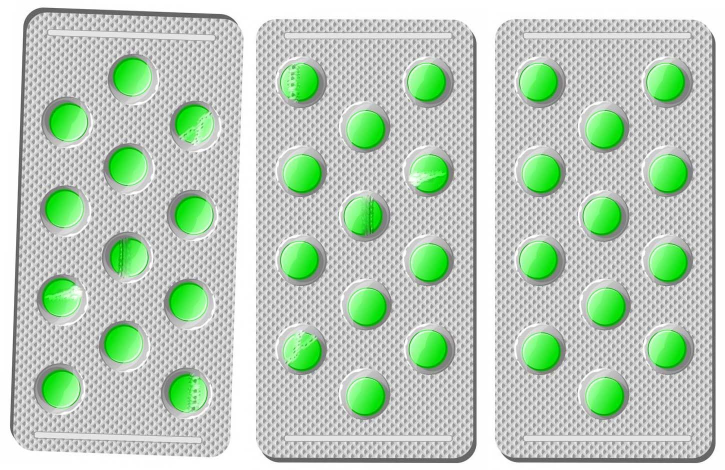
#> input picture image/pill_3.jpg, 1449 x 939 px, found by its file name (shown at 1/2 size)
$ python rgb_mask.py
#> lines starting #> are read from the running program, lines starting #| are printed output that depends on the picture; after the words box and inside, x2 and y2 are one past the last pixel; in counts of white or black regions, pixels touching at a corner belong together
import numpy as np
import matplotlib
matplotlib.use('TkAgg')  # case does not matter tkaGg, TkAgg will do
import matplotlib.pyplot as plt
import cv2
from mpl_toolkits.mplot3d import Axes3D
from matplotlib import cm
from matplotlib import colors

img2=cv2.imread('pill_3.jpg')
#> img2 is the input picture: shape (939, 1449, 3); mean B, G, R 186.3, 205.5, 186.2
img2 = cv2.cvtColor(img2, cv2.COLOR_BGR2RGB)
img = cv2.imread('pill_3.jpg')
img = cv2.cvtColor(img, cv2.COLOR_BGR2RGB)
# [6 lines of commented-out code are left out]

pixel_colors = img.reshape((np.shape(img)[0]*np.shape(img)[1], 3))
norm = colors.Normalize(vmin=-1.,vmax=1.)
norm.autoscale(pixel_colors)
pixel_colors = norm(pixel_colors).tolist()
#> pixel_colors = 1360611 items

hsv_img = cv2.cvtColor(img, cv2.COLOR_RGB2HSV)
#> hsv_img: shape (939, 1449, 3); mean H, S, V 14.9, 23, 205.7
h, s, v = cv2.split(hsv_img)
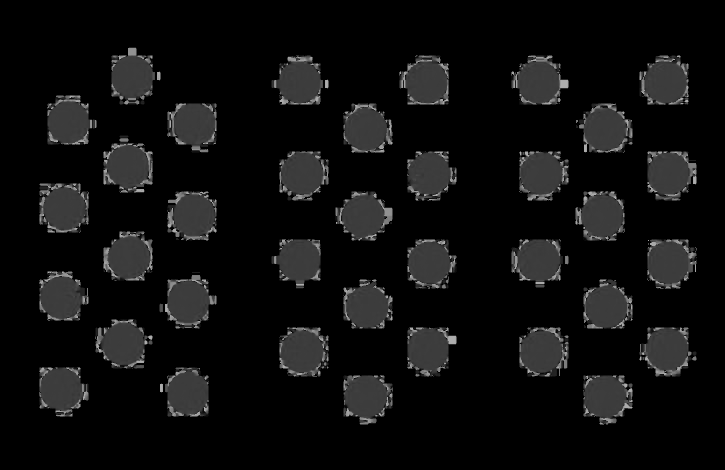
#> h: shape (939, 1449) (shown at 1/2 size); min 0, max 178, mean 14.9
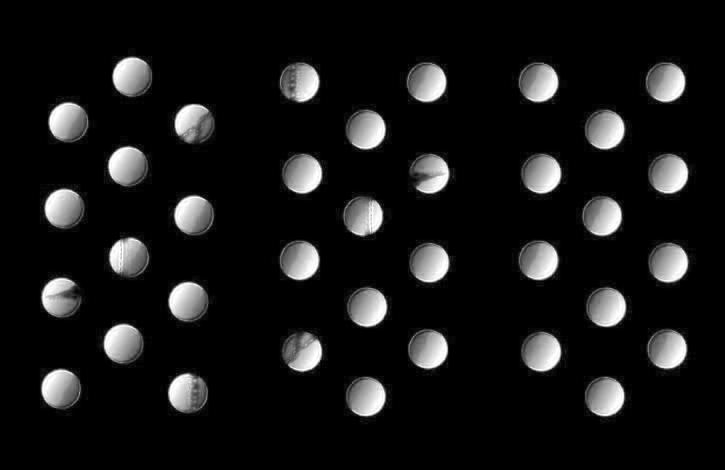
#> s: shape (939, 1449) (shown at 1/2 size); min 0, max 255, mean 23
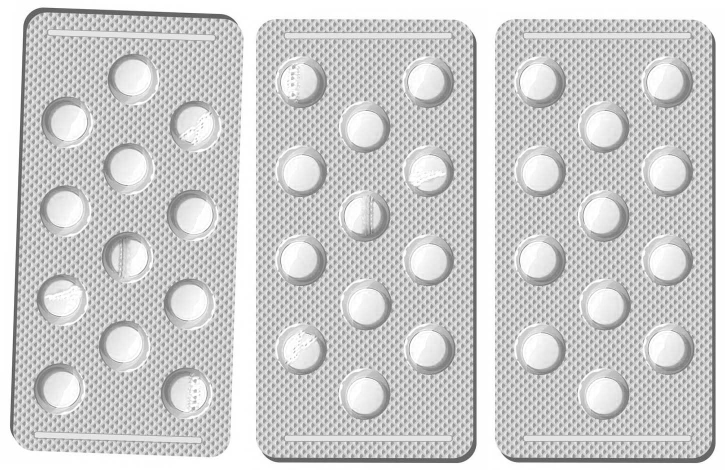
#> v: shape (939, 1449) (shown at 1/2 size); min 70, max 255, mean 205.7
fig = plt.figure()
axis = fig.add_subplot(1, 1, 1, projection="3d")

# [5 lines of commented-out code are left out]


light_green = (50 , 30 , 125)
dark_green = (80 , 255 , 255)
mask_green = cv2.inRange(hsv_img, light_green, dark_green)
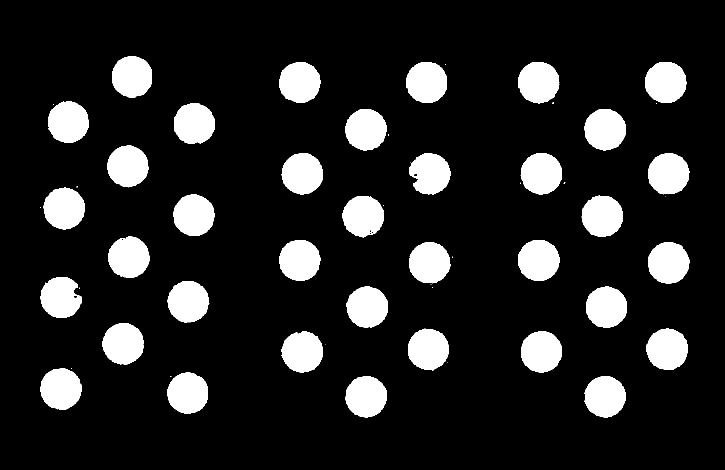
#> mask_green: shape (939, 1449) (shown at 1/2 size); 14.1% white; 56 white regions (20 under 20 px), largest, box (x1, y1, x2, y2) and area: (1169, 218, 1252, 301) 5379, (1293, 657, 1376, 740) 5371, (1296, 484, 1379, 567) 5366
result_green = cv2.bitwise_and(img, img, mask=mask_green)
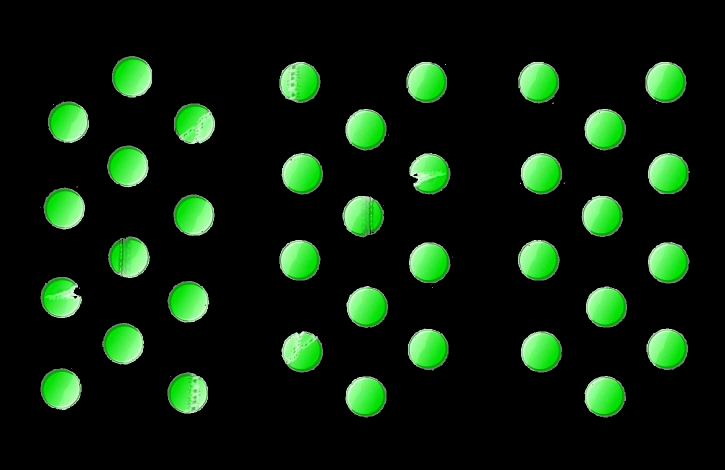
#> result_green: shape (939, 1449, 3) (shown at 1/2 size); mean R, G, B 12.2, 31.5, 12.3
edges = cv2.Canny(result_green,170,255)
#> edges: shape (939, 1449); 1.8% white in thin lines or dots, all inside (x1, y1, x2, y2) = (80, 112, 1380, 836)

# [5 lines of commented-out code are left out]


gray_blurred = cv2.blur(edges , ( 5, 5))
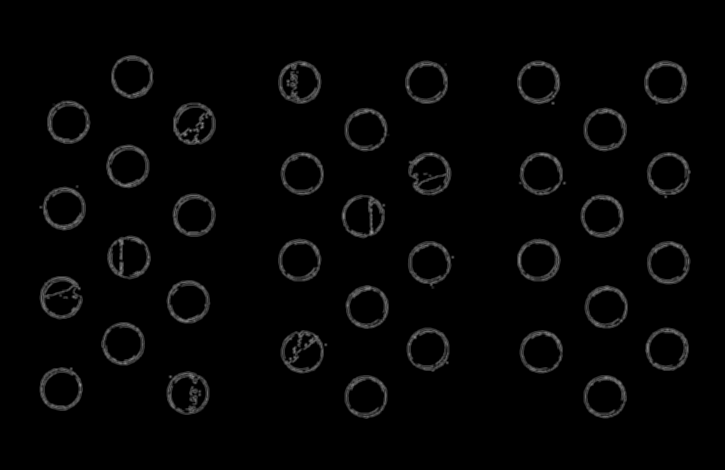
#> gray_blurred: shape (939, 1449) (shown at 1/2 size); min 0, max 173, mean 4.5
_, thrash = cv2.threshold(gray_blurred, 0, 255, cv2.THRESH_BINARY)
#> thrash: shape (939, 1449); 7.7% white; 40 white regions, largest, box (x1, y1, x2, y2) and area: (556, 121, 643, 208) 3742, (333, 742, 419, 830) 3720, (346, 205, 432, 290) 3679

thrash = cv2.bitwise_not(thrash)
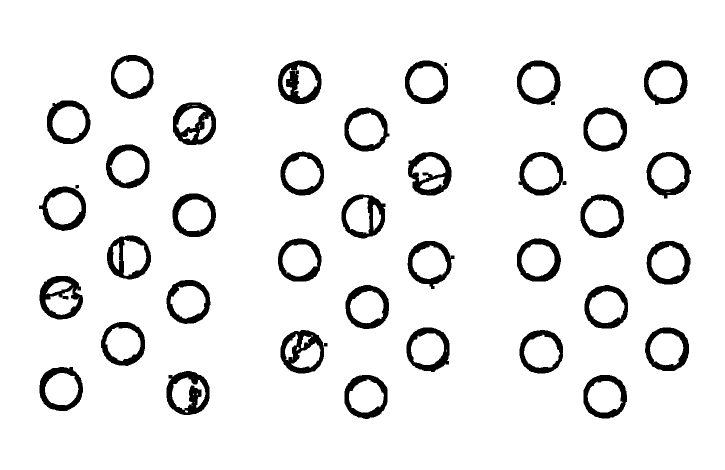
#> thrash: shape (939, 1449) (shown at 1/2 size); 92.3% white; 40 black regions

contours, _ = cv2.findContours(thrash, cv2.RETR_TREE,
                               cv2.CHAIN_APPROX_SIMPLE)
#> contours = 111 contours, 25 with area under 20; largest, box (x1, y1, x2, y2) and area: (0, 0, 1449, 939) 1358224, (814, 481, 910, 579) 6402, (77, 372, 173, 463) 6339, (1287, 120, 1376, 211) 6334, (1292, 303, 1383, 398) 6332

for cnt in contours:
    # cv2.drawContours(thrash , cnt , -1 , (0 , 0 , 255) , 1)
    area = cv2.contourArea(cnt)

    if 5976 > area > 107:
        print(str(area))
        M = cv2.moments(cnt)
        cX = int(M["m10"] / M["m00"])
        cY = int(M["m01"] / M["m00"])
        cv2.circle(img2 , (cX , cY) , 7 , 1 , -1)
#> this loop made 111 passes
#> (area, cX, cY) on passes 3, 5, 12, 14, 17, 21, 22, 24, 26, 29, 31, 35: (3292.5, 1209, 793), (3261.5, 731, 793), (2232.5, 371, 785), (3269, 123, 778), (3415.5, 1082, 703), (1553.5, 616, 713), (180, 609, 681), (544, 581, 694), (3295.5, 1332, 697), (3214.5, 854, 697), (3377.5, 245, 686), (3295.5, 1212, 613)
#> area on passes 2, 4, 6, 13, 15, 16: 6243, 6240, 6286.5, 6306.5, 62, 6260.5
#| 3292.5
#| 3261.5
#| 2232.5
#| 3269.0
#| 3415.5
#| 1553.5
#| 180.0
#| 544.0
#> (further printed lines are left out)


plt.subplot(111),plt.imshow(img2)
plt.title('There is a blue rectangle on the defected medical pills'), plt.xticks([]), plt.yticks([])
# plt.subplot(122),plt.imshow(img2)
# plt.title('Or Image'), plt.xticks([]), plt.yticks([])
plt.show()

$ run again, with image/pill_1.jpg copied over image/pill_3.jpg
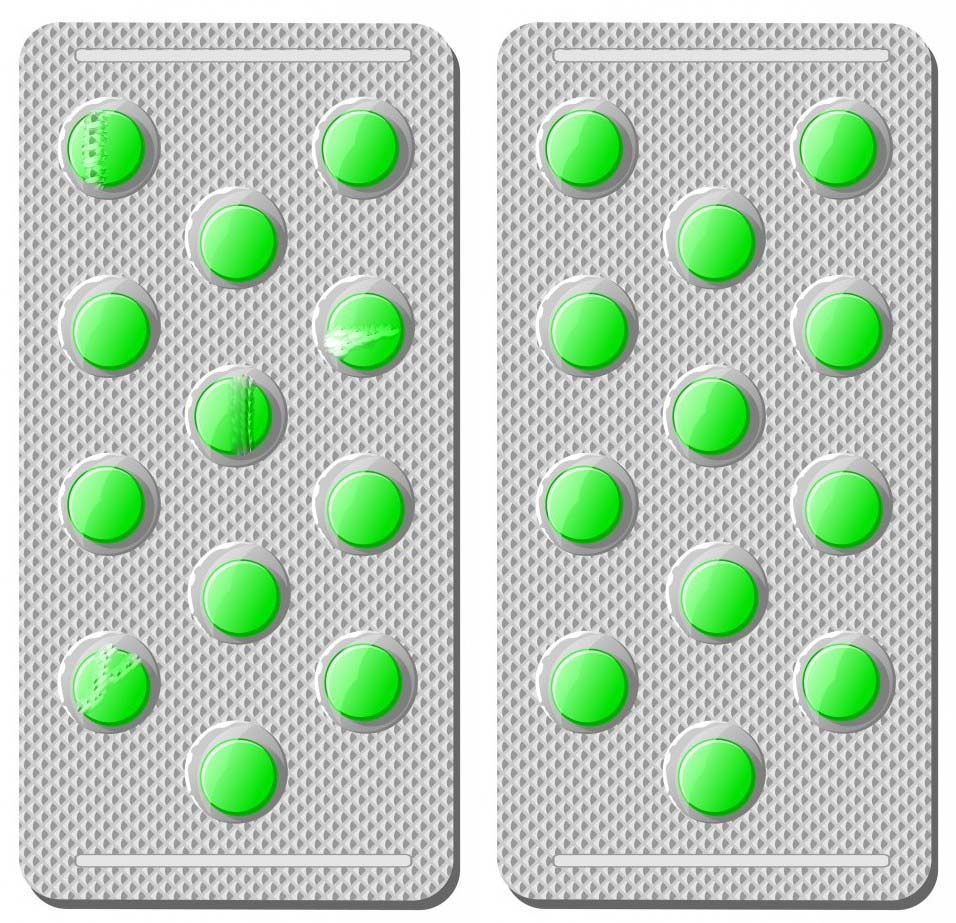
#> input picture image/pill_1.jpg, 956 x 923 px, found by its file name
#> img2 is the input picture: shape (923, 956, 3); mean B, G, R 184.3, 204.2, 184.2
#> pixel_colors = 882388 items
#> hsv_img: shape (923, 956, 3); mean H, S, V 15, 23.7, 204.4
#> `mask_green = cv2.inRange(hsv_img, light_green, dark_green)`:
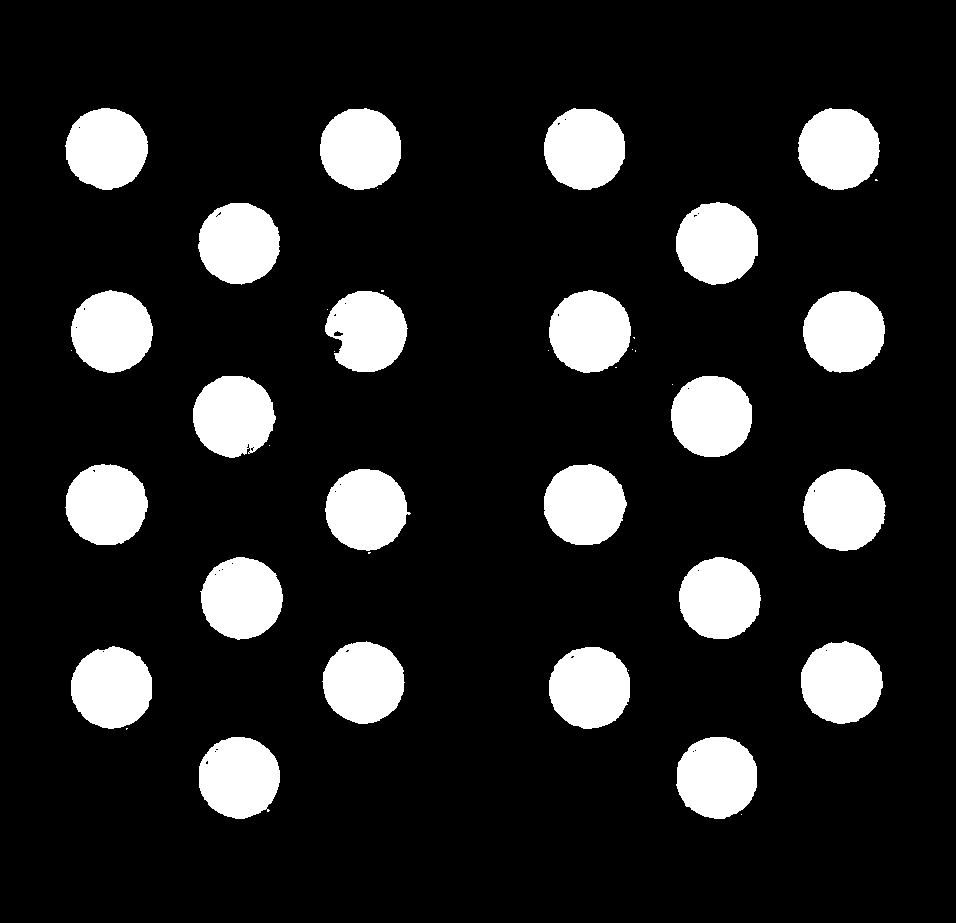
#> mask_green: shape (923, 956); 14.3% white; 41 white regions (17 under 20 px), largest, box (x1, y1, x2, y2) and area: (676, 202, 758, 285) 5319, (803, 469, 886, 551) 5295, (549, 290, 631, 373) 5292
#> edges: shape (923, 956); 1.8% white in thin lines or dots, all inside (x1, y1, x2, y2) = (65, 107, 886, 819)
#> `_, thrash = cv2.threshold(gray_blurred, 0, 255, cv2.THRESH_BINARY)`:
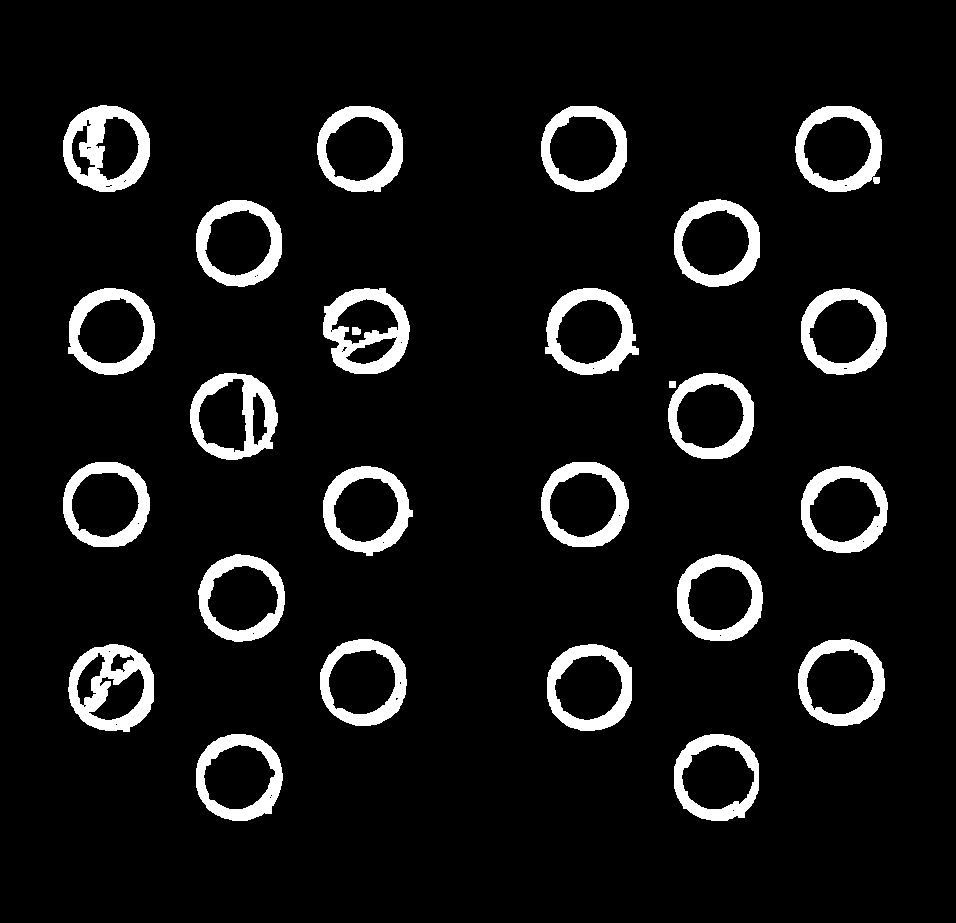
#> thrash: shape (923, 956); 8% white; 26 white regions, largest, box (x1, y1, x2, y2) and area: (63, 105, 150, 192) 3773, (68, 644, 154, 732) 3769, (323, 288, 410, 374) 3551
#> contours = 83 contours, 26 with area under 20; largest, box (x1, y1, x2, y2) and area: (0, 0, 956, 923) 880510, (544, 287, 640, 376) 6384, (673, 198, 761, 288) 6239, (189, 372, 279, 461) 6226, (322, 465, 414, 557) 6226
#> the loop `for cnt in contours:` made 83 passes
#> (area, cX, cY) on passes 4, 8, 10, 13, 14, 15, 19, 23: (3307, 717, 777), (3180.5, 237, 776), (3137, 588, 687), (1336, 121, 696), (165, 118, 662), (562.5, 88, 677), (3242.5, 839, 681), (3237.5, 361, 681)
#> (printed output is left out)

$ run again, with image/pill_2.jpg copied over image/pill_3.jpg
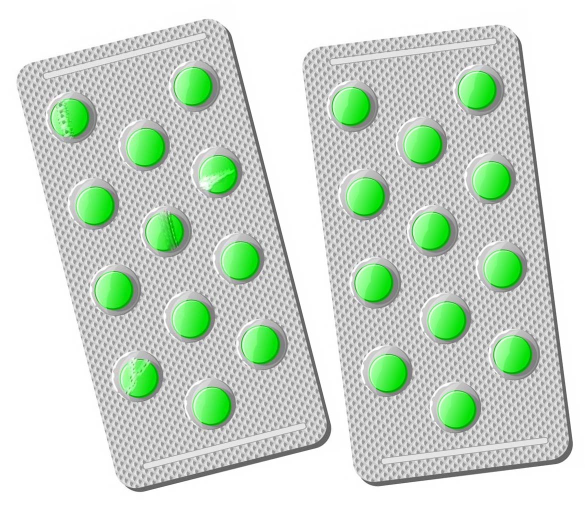
#> input picture image/pill_2.jpg, 1170 x 1013 px, found by its file name (shown at 1/2 size)
#> img2 is the input picture: shape (1013, 1170, 3); mean B, G, R 202.4, 217.1, 202.4
#> pixel_colors = 1185210 items
#> hsv_img: shape (1013, 1170, 3); mean H, S, V 11.8, 17.6, 217.3
#> `mask_green = cv2.inRange(hsv_img, light_green, dark_green)`:
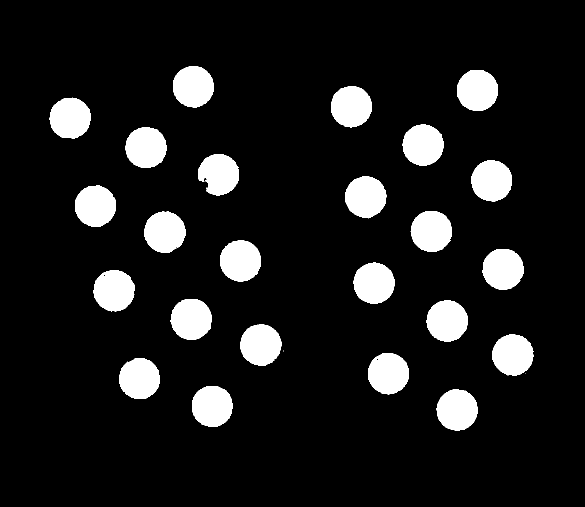
#> mask_green: shape (1013, 1170) (shown at 1/2 size); 10.7% white; 26 white regions (2 under 20 px), largest, box (x1, y1, x2, y2) and area: (440, 480, 522, 563) 5332, (690, 353, 773, 437) 5329, (914, 140, 996, 222) 5319
#> edges: shape (1013, 1170); 1.4% white in thin lines or dots, all inside (x1, y1, x2, y2) = (99, 132, 1067, 861)
#> `thrash = cv2.bitwise_not(thrash)`:
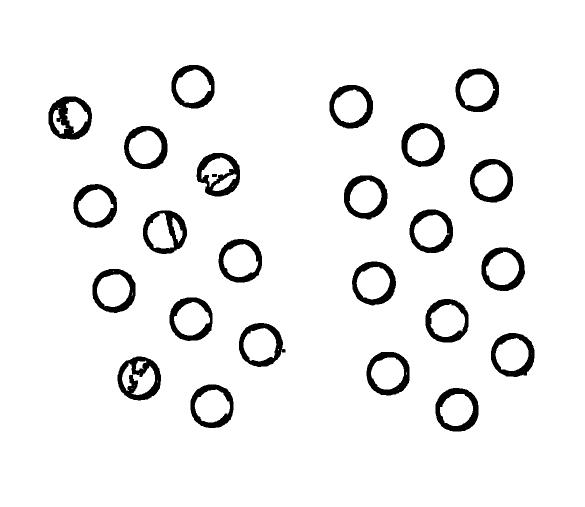
#> thrash: shape (1013, 1170) (shown at 1/2 size); 94.1% white; 25 black regions
#> contours = 70 contours, 16 with area under 20; largest, box (x1, y1, x2, y2) and area: (0, 0, 1170, 1013) 1183028, (477, 645, 572, 735) 6306, (981, 665, 1070, 755) 6295, (818, 418, 907, 507) 6266, (436, 477, 525, 566) 6254
#> the loop `for cnt in contours:` made 70 passes
#> (area, cX, cY) on passes 3, 5, 11, 12, 16, 20, 23, 26: (3113.5, 913, 819), (3312.5, 423, 812), (1994.5, 278, 760), (198.5, 278, 730), (3175.5, 775, 746), (3213.5, 1023, 709), (3304, 519, 689), (3289, 894, 641)
#> (printed output is left out)
